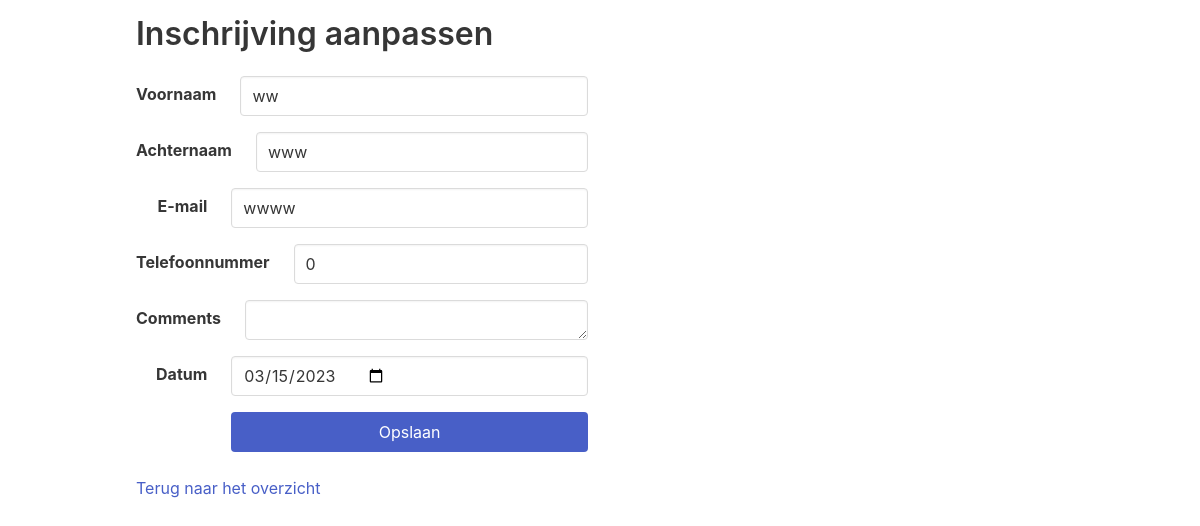
Page /edit.php?index=8 on the committed database.
### tables this page shows
CREATE TABLE `reservation` (
  `id` int(10) UNSIGNED NOT NULL,
  `firstName` varchar(50) NOT NULL,
  `lastName` varchar(50) NOT NULL,
  `email` varchar(80) NOT NULL,
  `phoneNumber` int(20) NOT NULL,
  `comments` varchar(1000) NOT NULL,
  `date` date NOT NULL
);

### edit.php (the view, shortened to what this page needs)
<?php
require_once "./includes/database.php";
$userid = $_GET['index'];
$query = "SELECT * FROM reservation WHERE id = " . $userid;
$result = mysqli_query($db, $query);
$reservation = mysqli_fetch_assoc($result);
?>
<!doctype html>
<html lang="en">
<head>
    <link rel='stylesheet' href='https://cdnjs.cloudflare.com/ajax/libs/bulma/0.7.5/css/bulma.css'>
</head>
<body>
<div class="container px-4">
    <h1 class="title mt-4">Inschrijving aanpassen</h1>
    <section class="columns">
        <form class="column is-6" action="" method="post">
            <div class="field is-horizontal">
                <div class="field-label is-normal">
                    <label class="label" for="Fname">Voornaam</label>
                </div>
                <div class="field-body">
                    <div class="field">
                        <div class="control">
                            <input class="input" id="firstName" type="text" name="firstName" value="<?= $reservation['firstName'] ?>"/>
                        </div>
                    </div>
                </div>
            </div>
            <div class="field is-horizontal">
                <div class="field-label is-normal">
                    <label class="label" for="lastName">Achternaam</label>
                </div>
                <div class="field-body">
                    <div class="field">
                        <div class="control">
                            <input class="input" id="lastName" type="text" name="lastName" value="<?= $reservation['lastName'] ?>"/>
                        </div>
                    </div>
                </div>
            </div>
            <div class="field is-horizontal">
                <div class="field-label is-normal">
                    <label class="label" for="email">E-mail</label>
                </div>
                <div class="field-body">
                    <div class="field">
                        <div class="control">
                            <input class="input" id="email" type="email" name="email" value="<?= $reservation['email'] ?>"/>
                        </div>
                    </div>
                </div>
            </div>
            <div class="field is-horizontal">
                <div class="field-label is-normal">
                    <label class="label" for="phoneNumber">Telefoonnummer</label>
                </div>
                <div class="field-body">
                    <div class="field">
                        <div class="control">
                            <input class="input" id="phoneNumber" type="number" name="phoneNumber" value="<?= $reservation['phoneNumber'] ?>"/>
                        </div>
                    </div>
                </div>
            </div>
            <div class="field is-horizontal">
                <div class="field-label is-normal">
                    <label class="label" for="comments">Comments</label>
                </div>
                <div class="field-body">
                    <div class="field">
                        <div class="control">
                            <textarea class="input" id="comments" type="text" name="comments" cols="30" rows="10 value="<?= $reservation['comments'] ?>"/> </textarea>
                        </div>
                    </div>
                </div>
            </div>
            <div class="field is-horizontal">
                <div class="field-label is-normal">
                    <label class="label" for="date">Datum</label>
                </div>
                <div class="field-body">
                    <div class="field">
                        <div class="control">
                            <input class="input" id="date" type="date" name="date" value="<?= $reservation['date'] ?>"/>
                        </div>
                    </div>
                </div>
            </div>
            <div class="field is-horizontal">
                <div class="field-label is-normal"></div>
                <div class="field-body">
                    <button class="button is-link is-fullwidth" type="submit" name="submit">Opslaan</button>
                </div>
            </div>
        </form>
    </section>
    <a class="button-is-white" href="overzicht.php">Terug naar het overzicht</a>
</div>
</body>
</html>

### rows in the picture
reservation: firstName "ww", lastName "www", email "wwww", phoneNumber "0", date "03/15/2023"
